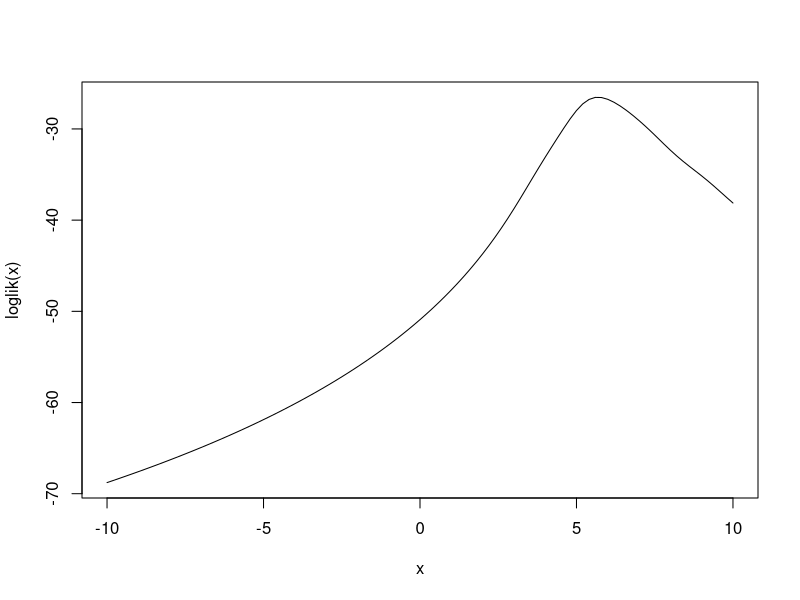
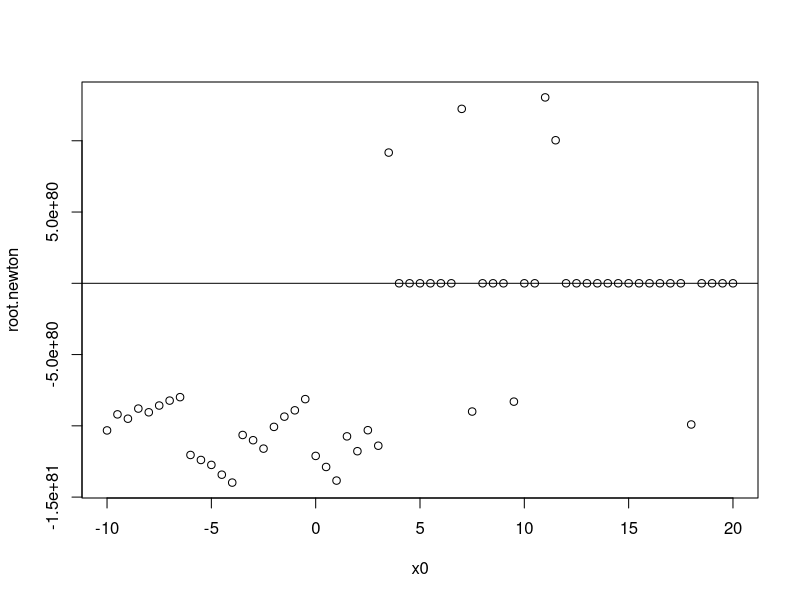
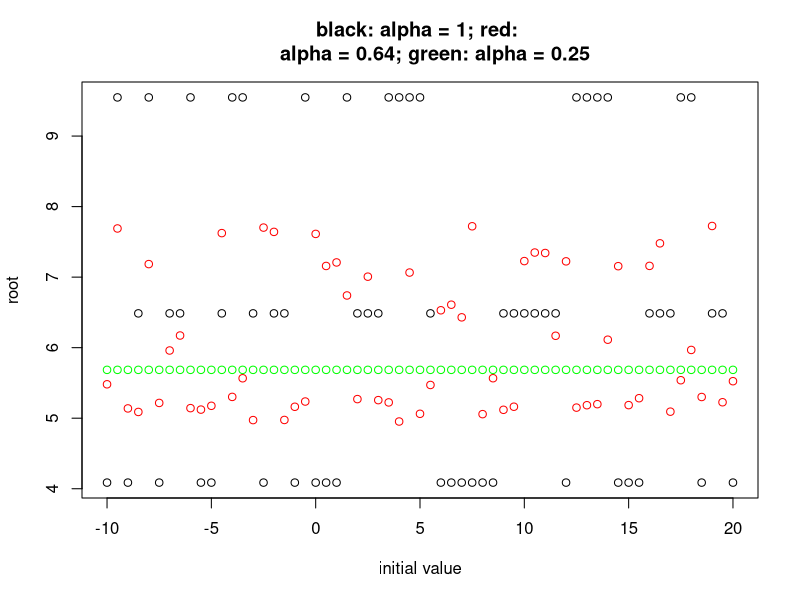

These figures' R source, in order:
## ---- chunk 1
# automatically create a bib database for R packages
knitr::write_bib(c(
  .packages(), 'bookdown', 'knitr', 'rmarkdown'
), 'packages.bib')
## ---- chunk 2
set.seed(20180909)
n <- 10
X <- rcauchy(n, location = 5, scale = 1)
loglik.0 <- function(theta) {
  l <- sum(dcauchy(X, location = theta, log = TRUE))
  l
}
loglik <- function(theta) {
  l <- sapply(theta, FUN = loglik.0)
  l
}
curve(loglik, -10, 10)
## ---- chunk 3
library(pracma)
## define the derivitive function
dev.loglik <- function(theta) {
  dev.l <- -2 * sum((theta-X)/(1+(theta-X)^2))
  dev.l
}
## define the hessian function
hessian.loglik <- function(theta) {
  h <- -2 * sum((1-(theta-X)^2) * (1+(theta-X)^2)^(-2))
  h
}
x0 <- seq(-10, 20, by = 0.5)
root.newton <- rep(0, length(x0))
for (i in 1:length(x0)) {
  root.newton[i] <- newtonRaphson(dev.loglik, x0 = x0[i], dfun = hessian.loglik)$root
}
plot(x0, root.newton)
abline(h = 5.442)
root.newton
## ---- chunk 4
## self-defined fixed point methods to find mle
## input GFunc as the function to find fixed value, x0 is initial value
FixPoint.mle <- function(dev.loglik, alpha, x0, maxiter = 100, 
                     tol = .Machine$double.eps^0.5){
  x <- x0
  for (i in 1:maxiter) {
   x.new <- alpha * dev.loglik(x) + x
   if (abs(x.new - x) < tol) break
   x <- x.new
  }
  if (i == maxiter) warning("maximum iteration has reached")
  x
}
alpha <- c(1, 0.64, 0.25)
root.fixpoint <- matrix(0, ncol = length(alpha), nrow = length(x0))
for (i in 1:length(alpha)) {
  for (j in 1:length(x0)) {
    root.fixpoint[j, i] <- FixPoint.mle(dev.loglik = dev.loglik, alpha = alpha[i], 
                                        x0 = x0[j])
  }
}
plot(x0, root.fixpoint[, 1], ylim = c(min(root.fixpoint), max(root.fixpoint)), 
     ylab = "root", xlab = "initial value", main = "black: alpha = 1; red: 
     alpha = 0.64; green: alpha = 0.25")
points(x0, root.fixpoint[, 2], col = "red")
points(x0, root.fixpoint[, 3], col = "green")
